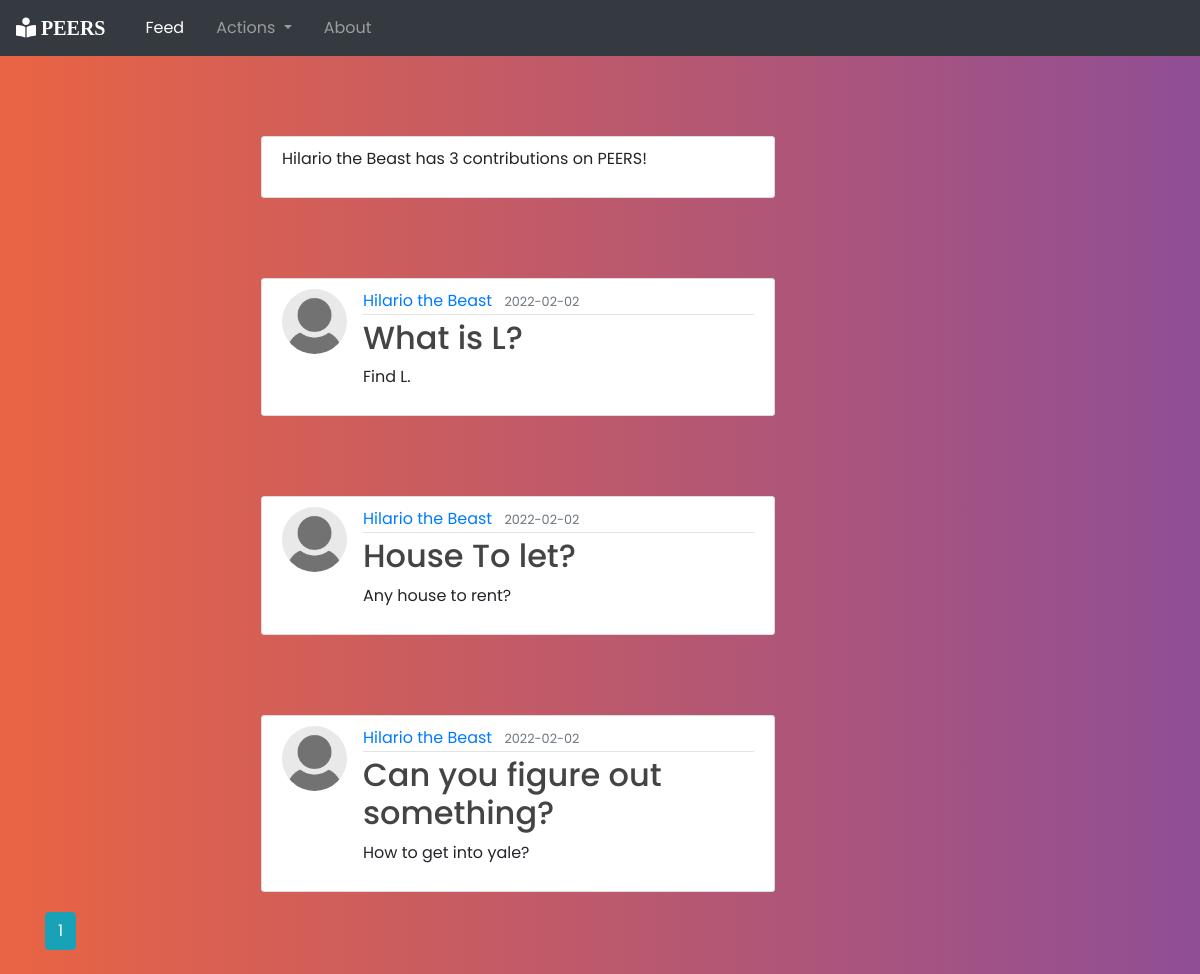
Page /user/Hilario the Beast on the committed database.
### thebuzz/models.py (models this page shows, shortened)
class User(db.Model, UserMixin):
    id = db.Column(db.Integer, primary_key=True)
    username = db.Column(db.String(20), unique=True, nullable=False)
    email = db.Column(db.String(120), unique=True, nullable=False)
    image_file = db.Column(db.String(20), nullable=False, default='default.jpg')
    password = db.Column(db.String(60), nullable=False)
    posts = db.relationship('Post', backref='author', lazy=True)

class Post(db.Model):
    id = db.Column(db.Integer, primary_key=True)
    title = db.Column(db.String(100), nullable=False)
    date_posted = db.Column(db.DateTime, nullable=False, default=datetime.utcnow)
    content = db.Column(db.Text, nullable=False)
    user_id = db.Column(db.Integer, db.ForeignKey('user.id'), nullable=False)

### thebuzz/routes.py (the view)
@app.route("/user/<string:username>")
def user_posts(username):
    page = request.args.get('page', 1, type=int)
    user = User.query.filter_by(username=username).first_or_404()
    posts = Post.query.filter_by(author=user) \
        .order_by(Post.date_posted.desc()) \
        .paginate(page=page, per_page=5)
    return render_template('user_page.html', posts=posts, user=user)

### thebuzz/templates/user_page.html
{% extends "layout.html" %}
{% block content %}
<article class="media content-section">
     <p>{{ user.username }} has {{ posts.total }} contributions on PEERS!</p>
</article>
{% for post in posts.items %}
<article class="media content-section">
    <img class="rounded-circle article-img"
         src="{{ url_for('static', filename='profile_pics/' + post.author.image_file) }}">
    <div class="media-body">
        <div class="article-metadata">
            <a class="mr-2" href="{{ url_for('user_page', username=post.author.username) }}">{{ post.author.username
                }}</a>
            <small class="text-muted">{{ post.date_posted.strftime('%Y-%m-%d') }}</small>
        </div>
        <h2><a class="article-title" href="{{ url_for('post', post_id=post.id) }}">{{ post.title }}</a></h2>
        <p class="article-content">{{ post.content }}</p>
    </div>
</article>
{% endfor %}
{% for page_num in posts.iter_pages(left_edge=1, right_edge=1, left_current=1, right_current=2) %}
{% if page_num %}
{% if posts.page == page_num %}
<a class="btn btn-info mb-4" href="{{ url_for('user_page', username=user.username, page=page_num) }}">{{ page_num
    }}</a>
{% else %}
<a class="btn btn-outline-info mb-4" href="{{ url_for('user_page', username=user.username, page=page_num) }}">{{
    page_num }}</a>
{% endif %}
{% else %}
...
{% endif %}
{% endfor %}
{% endblock content %}

### thebuzz/templates/layout.html (shortened to what this page needs)
<!DOCTYPE html>
<html lang="en">
<head>
    <link rel="stylesheet" href="https://stackpath.bootstrapcdn.com/bootstrap/4.3.1/css/bootstrap.min.css"
>
    <link rel="stylesheet" type="text/css" href="{{ url_for('static', filename='main.css') }}">
    <link rel="stylesheet" type="text/css" href="{{ url_for('static', filename='user_account.css') }}">
    <link rel="stylesheet" type="text/css" href="{{ url_for('static', filename='post.css') }}">
    <link rel="stylesheet" href="https://pro.fontawesome.com/releases/v5.10.0/css/all.css"
/>
</head>
<body>
<nav class="navbar navbar-expand-lg  navbar-dark bg-dark">
    <a class="navbar-brand" href="{{ url_for('home') }}"><i class="fas fa-book-reader"> PEERS</i></a>
    <div class="collapse navbar-collapse" id="navbarSupportedContent">
        <ul class="navbar-nav mr-auto">
            <li class="nav-item">
                <a class="nav-link" href=" "> </a>
            </li>
            <li class="nav-item active">
                <a class="nav-link" href="{{ url_for('home') }}">Feed<span class="sr-only">(current)</span></a>
            </li>
            <li class="nav-item">
                <a class="nav-link" href=" "> </a>
            </li>
            <li class="nav-item dropdown">
                <a class="nav-link dropdown-toggle" href="{{ url_for('about') }}" id="navbarDropdown" role="button"
                   data-toggle="dropdown"
                   aria-haspopup="true" aria-expanded="false">
                    Actions
                </a>
            </li>
            <li class="nav-item">
                <a class="nav-link" href=" "> </a>
            </li>
             <li class="nav-item">
                <a class="nav-link" href="{{ url_for('about') }}"> About<span class="sr-only">(current)</span> </a>
            </li>
             <li class="nav-item">
                <a class="nav-link" href=" "> </a>
            </li>
        </ul>
    </div>
</nav>
<main role="main" class="container">
    <div class="row">
        <div class="col-md-8">
            {% block content %}{% endblock %}
        </div>
    </div>
</main>
</body>
</html>

### thebuzz/static/main.css (style rules this page uses)
body { background: #654ea3; background: linear-gradient(to right, #e96443, #904e95); font-family: "Poppins", sans-serif; font-weight: 300 min-height: 150vh; overflow-x: hidden }
h1, h2, h3, h4, h5, h6 { color: #444444; }
.content-section { margin-top: 5rem; margin-left: 13.5rem; background: #ffffff; padding: 10px 20px; border: 1px solid #dddddd; border-radius: 3px; margin-bottom: 20px; }
.article-title { color: #444444; }
.article-content { white-space: pre-line; }
.article-img { height: 65px; width: 65px; margin-right: 16px; }
.article-metadata { padding-bottom: 1px; margin-bottom: 4px; border-bottom: 1px solid #e3e3e3 }

### rows in the picture
User: username "Hilario the Beast"
Post: image_file (placeholder picture), author.username "Hilario the Beast", date_posted "2022-02-02", title "What is L?", content "Find L."
Post: image_file (placeholder picture), author.username "Hilario the Beast", date_posted "2022-02-02", title "House To let?", content "Any house to rent?"
Post: image_file (placeholder picture), author.username "Hilario the Beast", date_posted "2022-02-02", title "Can you figure out something?", content "How to get into yale?"

### other values in the picture
{{ posts.total }} "3"
{{ page_num }} "1"
